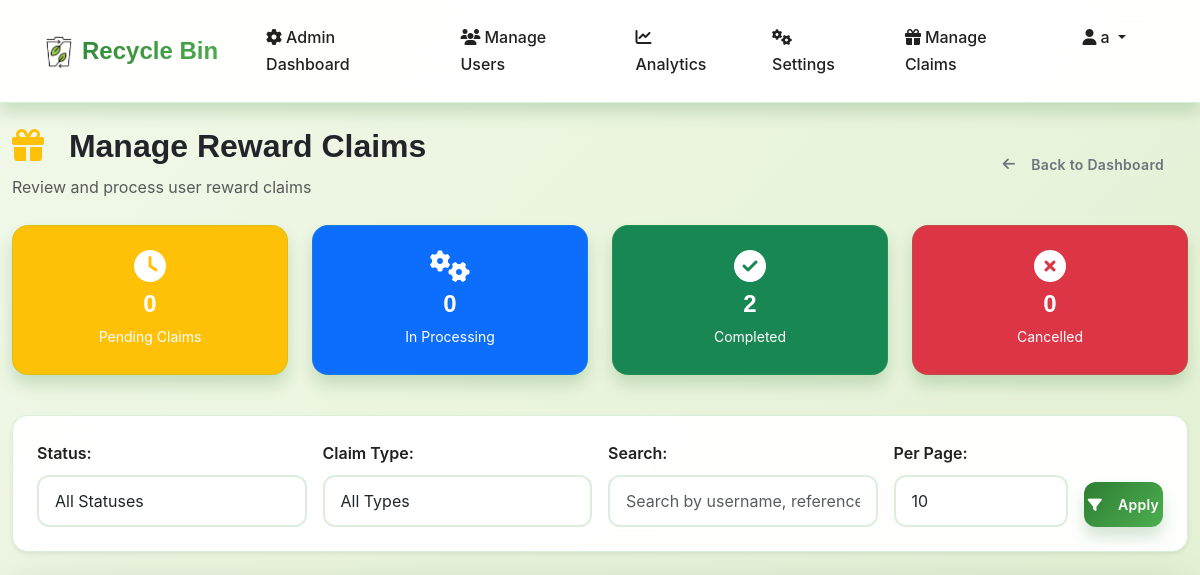
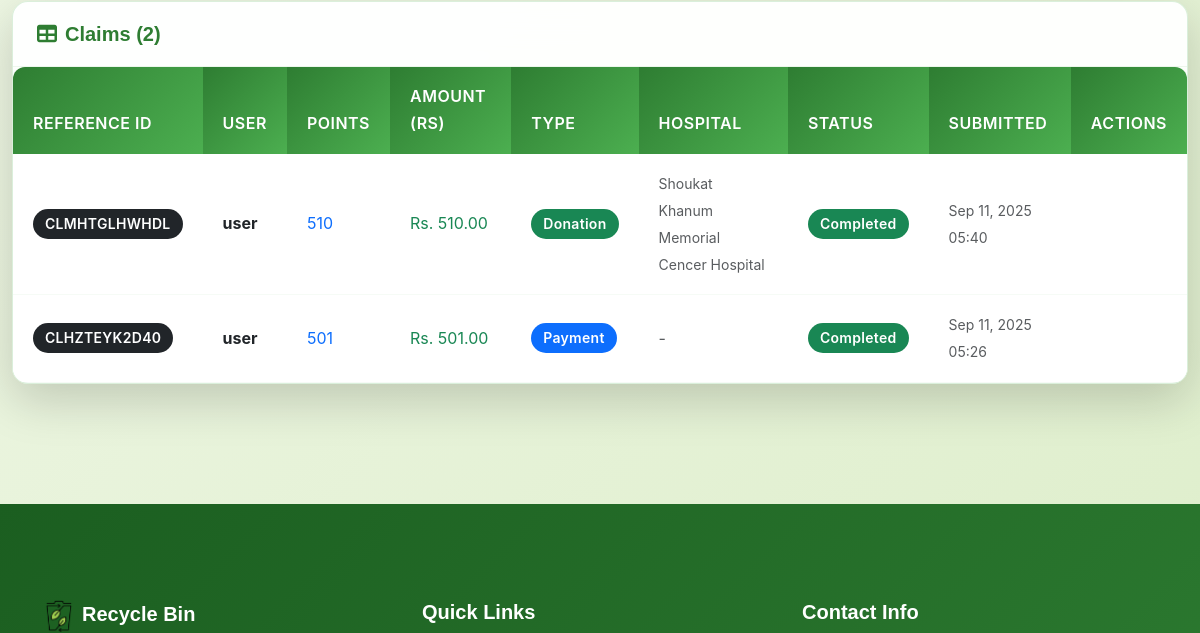
The app's page /trash/manage-claims/ (signed in, upper part), older data (2 pictures, top to bottom).
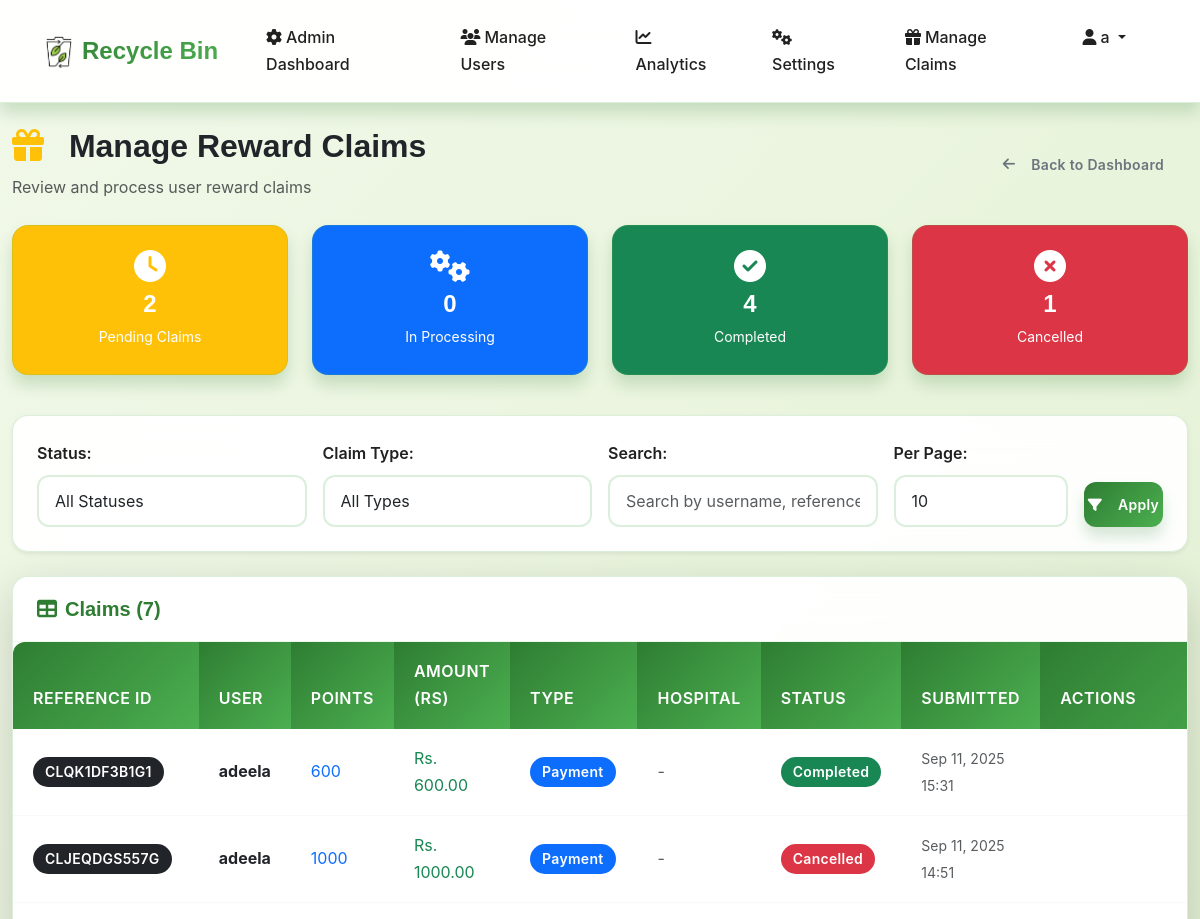
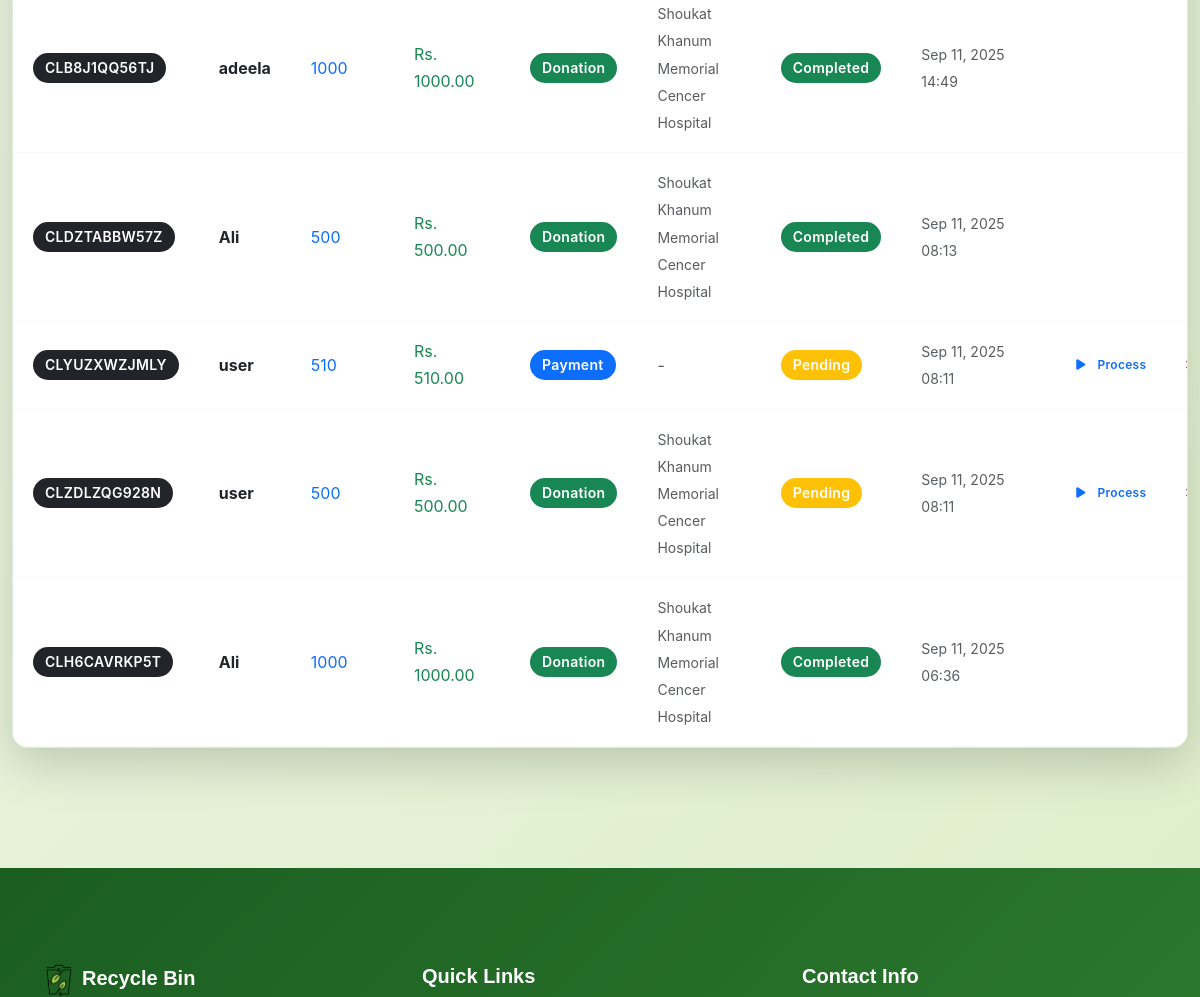
The same page, newer data (2 pictures, top to bottom).
### trash/models.py (models this page shows, shortened)
class RewardClaim(models.Model):
    STATUS_CHOICES = (
        ('pending', 'Pending'),
        ('processing', 'In Processing'),
        ('completed', 'Completed'),
        ('cancelled', 'Cancelled'),
    )
    CLAIM_TYPE_CHOICES = (
        ('payment', 'Payment'),
        ('donation', 'Donation'),
    )
    user = models.ForeignKey(CustomUser, on_delete=models.CASCADE, related_name='reward_claims')
    claim_amount = models.PositiveIntegerField(verbose_name="Points to Claim")
    monetary_amount = models.DecimalField(max_digits=10, decimal_places=2, verbose_name="Monetary Amount (Rs)", default=0)
    claim_type = models.CharField(max_length=10, choices=CLAIM_TYPE_CHOICES)
    donation_hospital = models.CharField(max_length=100, blank=True, null=True, verbose_name="Donation Hospital")
    status = models.CharField(max_length=15, choices=STATUS_CHOICES, default='pending')
    created_at = models.DateTimeField(auto_now_add=True)
    updated_at = models.DateTimeField(auto_now=True)
    processed_by = models.ForeignKey(CustomUser, null=True, blank=True,
                                    on_delete=models.SET_NULL,
                                    related_name='processed_claims',
                                    limit_choices_to={'user_type': 'admin'})
    processed_at = models.DateTimeField(null=True, blank=True)
    notes = models.TextField(blank=True)
    reference_id = models.CharField(max_length=20, blank=True, unique=True, editable=False)

### accounts/models.py (models this page shows, shortened)
class CustomUser(AbstractUser):
    USER_TYPE_CHOICES = (
        ('user', 'Regular User'),
        ('rider', 'Rider'),
        ('admin', 'Admin')
    )
    STATUS_CHOICES = (
        ('active', 'Active'),
        ('inactive', 'Inactive'),
        ('suspended', 'Suspended'),
    )
    user_type = models.CharField(max_length=10, choices=USER_TYPE_CHOICES, default='user')
    phone = models.CharField(max_length=15, blank=True)
    reward_points = models.PositiveIntegerField(default=0)
    profile_image = models.ImageField(upload_to='profile_images/', blank=True, null=True)
    location = models.CharField(max_length=255, blank=True, help_text="Default collection location")
    status = models.CharField(max_length=10, choices=STATUS_CHOICES, default='active')
    created_at = models.DateTimeField(auto_now_add=True)
    updated_at = models.DateTimeField(auto_now=True)
    id_proof = models.ImageField(upload_to='id_proofs/', blank=True, null=True)
    vehicle_type = models.CharField(max_length=50, blank=True, null=True)
    vehicle_model = models.CharField(max_length=50, blank=True, null=True)
    license_plate = models.CharField(max_length=20, blank=True, null=True)
    vehicle_color = models.CharField(max_length=30, blank=True, null=True)

### trash/views.py (the view, shortened to what this page needs)
# urls.py: path('manage-claims/', views.manage_claims, name='manage_claims'),
@login_required
@user_passes_test(lambda u: u.user_type == 'admin')
def manage_claims(request):
    claims = RewardClaim.objects.all().order_by('-created_at')
    status_filter = request.GET.get('status', '')
    claim_type_filter = request.GET.get('claim_type', '')
    search_query = request.GET.get('search', '')
    per_page = int(request.GET.get('per_page', 10))
    if status_filter:
        claims = claims.filter(status=status_filter)
    if claim_type_filter:
        claims = claims.filter(claim_type=claim_type_filter)
    paginator = Paginator(claims, per_page)
    page_number = request.GET.get('page')
    page_obj = paginator.get_page(page_number)
    status_counts = {
        'pending': RewardClaim.objects.filter(status='pending').count(),
        'processing': RewardClaim.objects.filter(status='processing').count(),
        'completed': RewardClaim.objects.filter(status='completed').count(),
        'cancelled': RewardClaim.objects.filter(status='cancelled').count(),
    }
    context = {
        'claims': page_obj,
        'status_filter': status_filter,
        'claim_type_filter': claim_type_filter,
        'search_query': search_query,
        'per_page': per_page,
        'status_counts': status_counts,
        'is_paginated': paginator.num_pages > 1,
        'page_obj': page_obj,
    }
    return render(request, 'trash/manage_claims.html', context)

### templates/trash/manage_claims.html (shortened to what the changed rows need)
{% extends 'base.html' %}
{% load static %}
{% block content %}
<div class="container-fluid py-4">
    <div class="row mb-4">
        <div class="col-12">
            <div class="d-flex justify-content-between align-items-center">
                <div>
                    <h1 class="h2 fw-bold text-dark mb-2">
                        <i class="fas fa-gift text-warning me-3"></i>
                        Manage Reward Claims
                    </h1>
                </div>
            </div>
        </div>
    </div>
    <div class="row mb-4">
        <div class="col-lg-3 col-md-6 mb-3">
            <div class="card bg-warning text-white">
                <div class="card-body text-center">
                    <i class="fas fa-clock fa-2x mb-2"></i>
                    <h4 class="mb-1">{{ status_counts.pending }}</h4>
                    <small>Pending Claims</small>
                </div>
            </div>
        </div>
        <div class="col-lg-3 col-md-6 mb-3">
            <div class="card bg-success text-white">
                <div class="card-body text-center">
                    <i class="fas fa-check-circle fa-2x mb-2"></i>
                    <h4 class="mb-1">{{ status_counts.completed }}</h4>
                    <small>Completed</small>
                </div>
            </div>
        </div>
        <div class="col-lg-3 col-md-6 mb-3">
            <div class="card bg-danger text-white">
                <div class="card-body text-center">
                    <i class="fas fa-times-circle fa-2x mb-2"></i>
                    <h4 class="mb-1">{{ status_counts.cancelled }}</h4>
                    <small>Cancelled</small>
                </div>
            </div>
        </div>
    </div>
    {% if claims %}
        <div class="card shadow-lg">
            <div class="card-header">
                <h5 class="mb-0">
                    <i class="fas fa-table me-2"></i>Claims ({{ claims.paginator.count }})
                </h5>
            </div>
            <div class="card-body p-0">
                <div class="table-responsive">
                    <table class="table table-hover mb-0">
                        <thead class="table-dark">
                            <tr>
                                <th>Reference ID</th>
                                <th>User</th>
                                <th>Points</th>
                                <th>Amount (Rs)</th>
                                <th>Type</th>
                                <th>Hospital</th>
                                <th>Status</th>
                                <th>Submitted</th>
                                <th>Actions</th>
                            </tr>
                        </thead>
                        <tbody>
                            {% for claim in claims %}
                            <tr>
                                <td><span class="badge bg-dark">{{ claim.reference_id }}</span></td>
                                <td><strong>{{ claim.user.username }}</strong></td>
                                <td><span class="text-primary">{{ claim.claim_amount }}</span></td>
                                <td><span class="text-success">Rs. {{ claim.monetary_amount }}</span></td>
                                <td>
                                    <span class="badge {% if claim.claim_type == 'payment' %}bg-primary{% else %}bg-success{% endif %}">
                                        {{ claim.get_claim_type_display }}
                                    </span>
                                </td>
                                <td>
                                    {% if claim.donation_hospital %}
                                        <small class="text-muted">{{ claim.donation_hospital }}</small>
                                    {% else %}
                                        <span class="text-muted">-</span>
                                    {% endif %}
                                </td>
                                <td>
                                    <span class="badge
                                        {% if claim.status == 'pending' %}bg-warning
                                        {% elif claim.status == 'processing' %}bg-primary
                                        {% elif claim.status == 'completed' %}bg-success
                                        {% elif claim.status == 'cancelled' %}bg-danger
                                        {% endif %}">
                                        {{ claim.get_status_display }}
                                    </span>
                                </td>
                                <td><small class="text-muted">{{ claim.created_at|date:"M d, Y H:i" }}</small></td>
                                <td>
                                    <div class="btn-group btn-group-sm" role="group">
                                        {% if claim.status == 'pending' %}
                                            <button type="button" class="btn btn-outline-primary btn-sm"
                                                    onclick="updateClaimStatus('{{ claim.id }}', 'processing')">
                                                <i class="fas fa-play me-1"></i>Process
                                            </button>
                                        {% endif %}
                                        {% if claim.status in 'pending,processing' %}
                                            <button type="button" class="btn btn-outline-danger btn-sm"
                                                    onclick="updateClaimStatus('{{ claim.id }}', 'cancelled')">
                                            </button>
                                        {% endif %}
                                    </div>
                                </td>
                            </tr>
                            {% endfor %}
                        </tbody>
                    </table>
                </div>
            </div>
        </div>
    {% endif %}
</div>
{% endblock %}

Row changes from the older to the newer data that the page shows:
removed RewardClaim: reference_id "CLMHTGLHWHDL", user.username "user", claim_amount "510", monetary_amount "510.00", claim_type "Donation", donation_hospital "Shoukat Khanum Memorial Cencer Hospital", status "Completed", created_at "Sep 11, 2025 05:40"
removed RewardClaim: reference_id "CLHZTEYK2D40", user.username "user", claim_amount "501", monetary_amount "501.00", claim_type "Payment", status "Completed", created_at "Sep 11, 2025 05:26"
added RewardClaim: reference_id "CLQK1DF3B1G1", user.username "adeela", claim_amount "600", monetary_amount "600.00", claim_type "Payment", status "Completed", created_at "Sep 11, 2025 15:31"
added RewardClaim: reference_id "CLJEQDGS557G", user.username "adeela", claim_amount "1000", monetary_amount "1000.00", claim_type "Payment", status "Cancelled", created_at "Sep 11, 2025 14:51"
added RewardClaim: reference_id "CLB8J1QQ56TJ", user.username "adeela", claim_amount "1000", monetary_amount "1000.00", claim_type "Donation", donation_hospital "Shoukat Khanum Memorial Cencer Hospital", status "Completed", created_at "Sep 11, 2025 14:49"
added RewardClaim: reference_id "CLDZTABBW57Z", user.username "Ali", claim_amount "500", monetary_amount "500.00", claim_type "Donation", donation_hospital "Shoukat Khanum Memorial Cencer Hospital", status "Completed", created_at "Sep 11, 2025 08:13"
added RewardClaim: reference_id "CLYUZXWZJMLY", user.username "user", claim_amount "510", monetary_amount "510.00", claim_type "Payment", status "Pending", created_at "Sep 11, 2025 08:11"
added RewardClaim: reference_id "CLZDLZQG928N", user.username "user", claim_amount "500", monetary_amount "500.00", claim_type "Donation", donation_hospital "Shoukat Khanum Memorial Cencer Hospital", status "Pending", created_at "Sep 11, 2025 08:11"
added RewardClaim: reference_id "CLH6CAVRKP5T", user.username "Ali", claim_amount "1000", monetary_amount "1000.00", claim_type "Donation", donation_hospital "Shoukat Khanum Memorial Cencer Hospital", status "Completed", created_at "Sep 11, 2025 06:36"
Text that changed along with them:
{{ status_counts.pending }}: "0" → "2"
{{ status_counts.completed }}: "2" → "4"
{{ status_counts.cancelled }}: "0" → "1"
{{ claims.paginator.count }}: "2" → "7"
